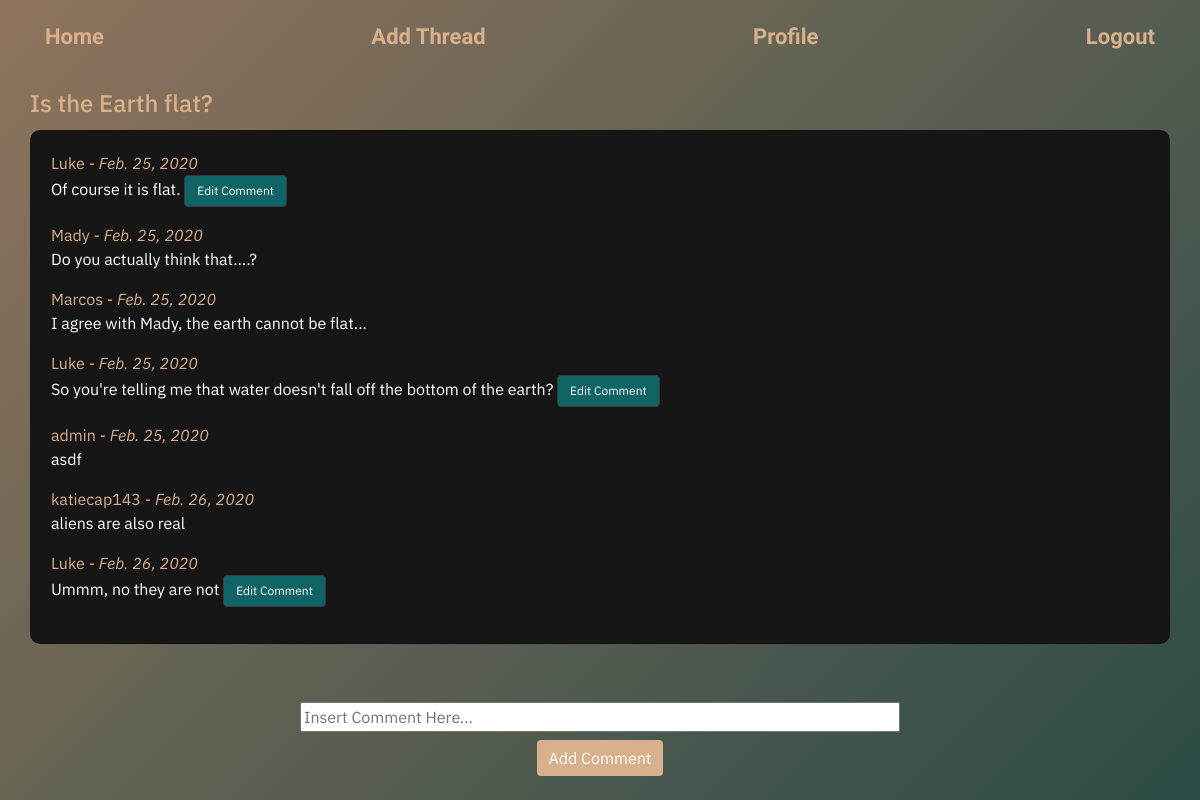
The app's page /3/ (signed in) with its own data.
### chat/models.py (models this page shows, shortened)
class Chatroom(models.Model):
    name = models.CharField(max_length = 255)
    description = models.CharField(max_length = 100)
    posted = models.DateField(default=datetime.date.today)
    owner = models.ForeignKey(User, on_delete = models.CASCADE, related_name='chat')
    users = models.ManyToManyField(User, related_name = 'chatrooms')

class Comment(models.Model):
    name = models.ForeignKey(User, on_delete=models.CASCADE)
    comment = models.TextField()
    chat = models.ForeignKey(Chatroom, on_delete=models.CASCADE)
    created_date = models.DateField(default=datetime.date.today)

### chat/views.py (the view)
# urls.py: path('<int:pk>/', views.DetailView.as_view(), name = 'detail'),
class DetailView(generic.DetailView):
    template_name = 'chat/detail.html'
    model = Chatroom
    def get(self, request, *args, **kwargs):
        self.object = self.get_object()
        if self.object in self.request.user.chatrooms.all():
            context = self.get_context_data(object=self.object)
            return self.render_to_response(context)
        return HttpResponseRedirect(reverse_lazy('chat:index'))

### chat/templates/chat/detail.html (shortened to what this page needs)
{% extends 'base.html' %}
{% load crispy_forms_tags %}
{% block content %}
<div class="col-md-12">
    <h5 class="card-title">{{object.name}}</h5>
    <div class="card">
        <div class="card-body">
            {% for comment in object.comment_set.all %}
            <div class="comment">
                <div class="date">{{comment.name}} - <i>{{comment.created_date}}</i></div>
                <p>{{comment.comment}} {% if comment.name == request.user %}
                    <a id="edit-comment" class="btn btn-dark" href="{% url 'chat:edit_comment' comment.id %}">Edit Comment</a>
                    {% endif %}</p></div>
            {% empty %}
            <p>No comments here yet :(</p>
            {% endfor %}
        </div>
    </div>
</div>
<div id='comment' class="row no-gutters mt-2 justify-content-center">
    <form class="col" data-parsley-validate method="POST" action='{% url 'chat:comment' object.id %}'>{% csrf_token %}
        <input class="comment" placeholder="Insert Comment Here..." name="comment" type="text">
        <br>
        <button class=" mt-2 btn btn-success">Add Comment</button>
    </form>
</div>
{% endblock %}

### static/css/styles.css (style rules this page uses)
#comment { text-align: center; animation: fadein 1s; }
input.comment { width: 600px; margin-top: 50px; animation: fadein 1s; }
body { font-family: 'IBM Plex Sans', 'Work Sans', 'Space Mono'; }
* { box-sizing: border-box; transition-property: all; transition-duration: .6s; transition-timing-function: ease; }
p { color: #fff; font-family: 'IBM Plex Sans'; animation: fadein 1s; }
h5, h5 a { color: #D9B08C; font-size: 24px; animation: fadein 1s; }
a { color: #fff; animation: fadein 1s; }
.card { background-color: rgb(22, 22, 22); border-radius: 10px; margin: 0 auto; animation: fadein 1s; }
.btn-success { background-color: #D9B08C; border: none; animation: fadein 1s; }
.btn-dark { background-color: #116466; font-size: 12px; animation: fadein 1s; }
.date { color: #D9B08C; animation: fadein 1s; }

### records on screen
Chatroom: name "Is the Earth flat?"
Comment: name "Luke", created_date "Feb. 25, 2020", comment "Of course it is flat.", shows "Edit Comment"
Comment: name "Mady", created_date "Feb. 25, 2020", comment "Do you actually think that....?"
Comment: name "Marcos", created_date "Feb. 25, 2020", comment "I agree with Mady, the earth cannot be flat..."
Comment: name "Luke", created_date "Feb. 25, 2020", comment "So you're telling me that water doesn't fall off the bottom of the earth?", shows "Edit Comment"
Comment: name "admin", created_date "Feb. 25, 2020", comment "asdf"
Comment: name "katiecap143", created_date "Feb. 26, 2020", comment "aliens are also real"
Comment: name "Luke", created_date "Feb. 26, 2020", comment "Ummm, no they are not", shows "Edit Comment"
